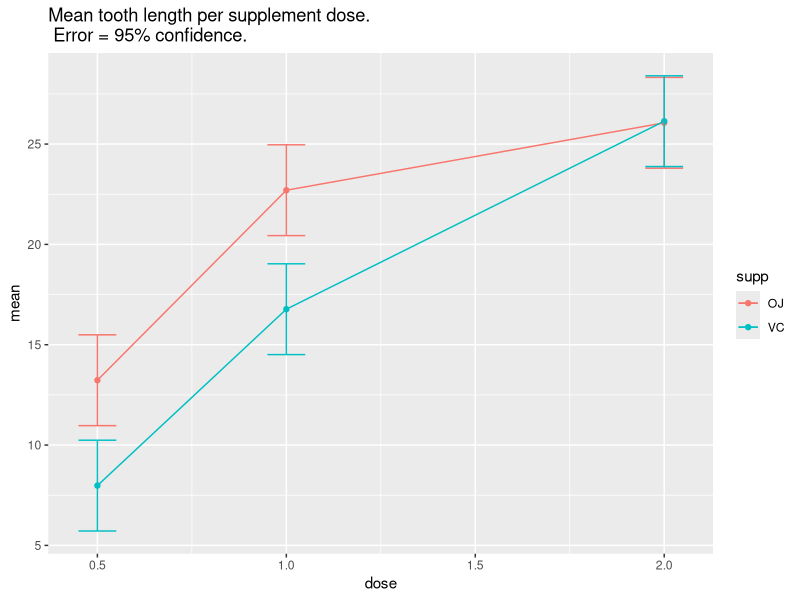

Here is the R script that generated this plot:
library(tidyverse)

df <- ToothGrowth %>% group_by(dose, supp) %>% 
  summarise(mean = mean(len), n = n(), sd = sd(len)) %>% 
  mutate(se = sd/sqrt(n)) %>% 
  mutate(ci = qt(0.05/2, n-1, lower.tail = FALSE))

ggplot(df, aes(x=dose, y=mean, colour = supp)) +
  geom_point()+
  geom_line()+
  geom_errorbar(aes(ymin = mean - ci, ymax = mean +ci, width = 0.1)) +
  ggtitle("Mean tooth length per supplement dose. \n Error = 95% confidence.")
